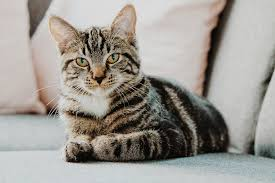
#> input picture assignment1/index.jpeg, 275 x 183 px
$ python assignment1.py
#> lines starting #> are read from the running program, lines starting #| are printed output that depends on the picture; after the words box and inside, x2 and y2 are one past the last pixel; in counts of white or black regions, pixels touching at a corner belong together
import numpy as np
import cv2
import math

# You can give path to the
# image as first argument
img = cv2.imread('index.jpeg', 0)
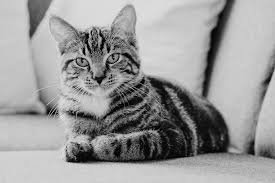
#> img: shape (183, 275); min 0, max 234, mean 153.9

img1 = 255 - img
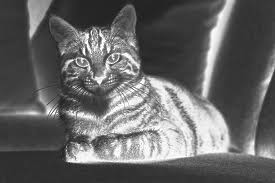
#> img1: shape (183, 275); min 21, max 255, mean 101.1

img_3 = np.uint8(np.log1p(img))
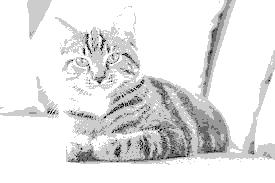
#> img_3: shape (183, 275); min 0, max 5, mean 4.49; drawn with min black and max white

thresh = 1
img_4 = cv2.threshold(img_3, thresh, 255, cv2.THRESH_BINARY)[1]
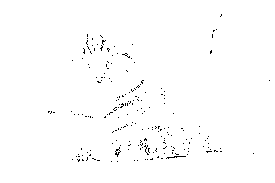
#> img_4: shape (183, 275); 99.1% white; black in thin lines or dots, all inside (x1, y1, x2, y2) = (48, 14, 270, 162)

cv2.imwrite('negative.png',img1)
cv2.imshow('Original Image', img)
cv2.imshow('negative image', img1)
cv2.imshow("Log transformation", img_4)
cv2.imwrite('log.png',img_4)
cv2.waitKey(100000)
